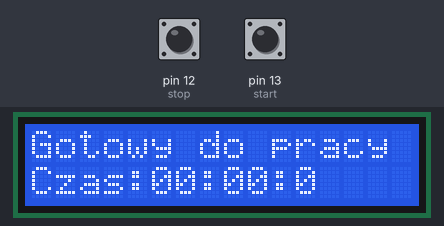
Bench run of a sketch on a simulated Arduino Uno, built with avr-gcc and run on an emulated ATmega328P. Parts: 16×2 character LCD. Inputs (shaded band) come from the test bench; at power-on: pin 13 (start) HIGH, pin 12 (stop) HIGH.

Above: at 4.2 s.
4.3 s: pin 13 (start) pulled LOW for 0.15 s
At 4.46 s:
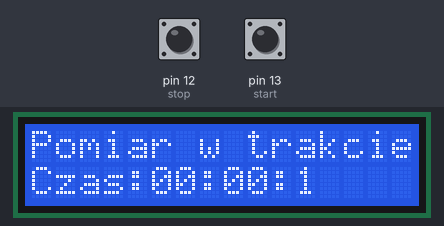
5.0 s: pin 12 (stop) pulled LOW for 0.15 s
At 5.8 s:
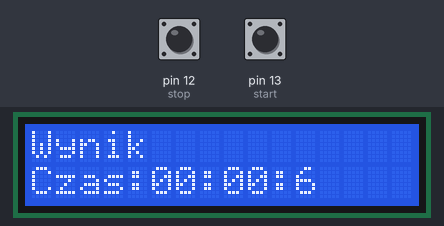
6.6 s: pin 13 (start) pulled LOW for 1 s
At 6.76 s:
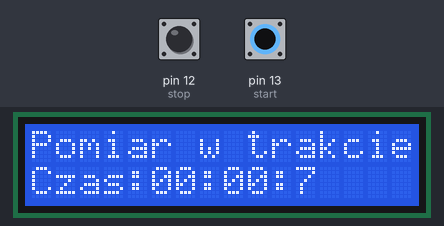
8.2 s: pin 12 (stop) pulled LOW for 1 s
At 10.3 s:
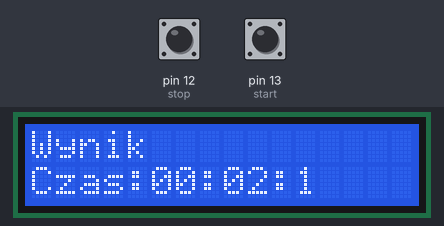
12.2 s: pin 12 (stop) pulled LOW for 3.2 s
Timing chart, 0 to 15.2 s (numbered marks = the images above; inputs shaded):
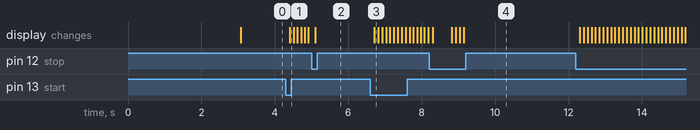

Measured:
- after the input at 4.3 s, the display: changes after 0.11 s (image 1)
- after the input at 5.0 s, the display: changes after 0.11 s (image 2)
- after the input at 6.6 s, the display: changes after 0.11 s (image 3)
- after the input at 8.2 s, the display: changes after 0.11 s (image 4)

The sketch:

LCD_STOPER.ino
```cpp
#include <LiquidCrystal.h>            //Załączenie biblioteki
LiquidCrystal lcd(2, 3, 4, 5, 6, 7);  //Informacja o podłączeniu wyświelacza do danych pinów

#define start 13                      // Zdefiniowanie nazw przycisków
#define stop  12

int dziesiata_sekundy;    // Licznik
int sekunda;
int minuta;

int tryb=2;               // Tryb pracy
                          // 0 = Pomiar czasu
                          // 1 = Wynik
                          // 2 = Gotowy do pracy

int kursor_minuta;                  // Położenie kursora dla sekund, minut
int kursor_sekunda;
int przycisk_wcisniety(int przycisk); // Funkcja obsługująca naciskanie przycisków
void pomiar_wyswietlanie(int minuty, int sekundy, int dziesiate_sekundy); // Funkcja obsługująca wyświetlanie drugiego wersa wyświetlacza


unsigned long aktualny_czas  = 0;
unsigned long poprzedni_czas = 0;
unsigned long roznica_czasu  = 0;

int wynik_minuta;
int wynik_sekunda;
int wynik_dziesiata_sekundy;

void setup()
{
  pinMode(start,INPUT_PULLUP);  // Przyciski jako wejścia
  pinMode(stop,INPUT_PULLUP);

  lcd.begin(16, 2);     // Deklaracja typu wyświetlacza
  lcd.clear();          // Czyszczenie zawartości wyświetlacza
  lcd.setCursor(0,0);   // Ustawianie kursora
  lcd.print("STOPER");  // Napis powitalny
  delay (3000);
}

void loop()
{
  if (przycisk_wcisniety(start))tryb=0;
  if (przycisk_wcisniety(stop)) tryb++;
  if (tryb>2) tryb =1;
  aktualny_czas = millis();
  roznica_czasu = aktualny_czas - poprzedni_czas;

    if (roznica_czasu>=100UL) // Jeśli różnica czasu wynosi 1/10 sekundy wykonaj wszystkie instrukcje poniżej, dzięki temu wyświetlacz nie miga!
        {
         dziesiata_sekundy ++;
         if (dziesiata_sekundy>9){sekunda++;dziesiata_sekundy=0;}
         if (sekunda>59){minuta++;sekunda=0;}
         poprzedni_czas=aktualny_czas;

              if (tryb==0) // Pomiar czasu
              {
               lcd.clear();
                lcd.setCursor(0,0);
                lcd.print("Pomiar w trakcie");
                pomiar_wyswietlanie(minuta, sekunda, dziesiata_sekundy);
                wynik_minuta=minuta;
                wynik_sekunda=sekunda;
                wynik_dziesiata_sekundy=dziesiata_sekundy;
              }

               if (tryb==1) // Wynik
              {
                lcd.clear();
                lcd.setCursor(0,0);
                lcd.print("Wynik");
                pomiar_wyswietlanie(wynik_minuta, wynik_sekunda, wynik_dziesiata_sekundy);
                poprzedni_czas=millis();
                minuta=wynik_minuta;
                sekunda=wynik_sekunda;
                dziesiata_sekundy=wynik_dziesiata_sekundy;
              }

              if (tryb==2) //Gotowy do pracy
              {
                minuta=sekunda=dziesiata_sekundy=0;
                lcd.clear();
                lcd.setCursor(0,0);
                lcd.print("Gotowy do pracy");
                pomiar_wyswietlanie(minuta, sekunda, dziesiata_sekundy);

              }
        }
}

int przycisk_wcisniety(int przycisk)
{
  if (digitalRead(przycisk)==0)
      {
        delay(100);
        if(digitalRead(przycisk)==0)return 1;
      }
  return 0;
}

void pomiar_wyswietlanie(int minuty, int sekundy, int dziesiate_sekundy)
{
      if (minuty>9) kursor_minuta=5; // Zmiana położenia kursora dla minut w momencie gdy wartosc staje się dwucyfrowa
          else
          {kursor_minuta=6;          // Zapewnienie wyświetlania cyfr jednosci w formacie 01, 02, 03, etc.
           lcd.setCursor(5,1);
           lcd.print(0);}


      if (sekundy>9) kursor_sekunda=8;   // Zmiana położenia kursora dla sekund w momencie gdy wartosc staje się dwucyfrowa
          else
          {kursor_sekunda=9;            // Zapewnienie wyświetlania cyfr jednosci w formacie 01, 02, 03, etc.
           lcd.setCursor(8,1);
           lcd.print(0);}

      lcd.setCursor(0,1);               // Czas
      lcd.print("Czas:");

      lcd.setCursor(kursor_minuta,1);   // Minuty
      lcd.print(minuty);

      lcd.setCursor(7,1);               // Dwukropek
      lcd.print(":");

      lcd.setCursor(kursor_sekunda,1);  // Sekundy
      lcd.print(sekundy);

      lcd.setCursor(10,1);               // Dwukropek
      lcd.print(":");

      lcd.setCursor(11,1);               // Dziesiętne części sekundy
      lcd.print(dziesiate_sekundy);
}
```
